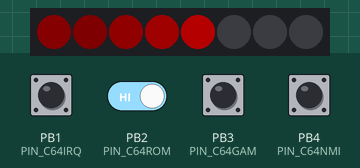
Recording of a sketch running on a simulated ATtiny85, built with avr-gcc and run on an emulated ATtiny85. Parts: 8 RGB LEDs in strip order, left to right. Inputs (shaded band) come from the test bench; at power-on: PB1 (PIN_C64IRQ), PB2 (PIN_C64ROM), PB3 (PIN_C64GAM), PB4 (PIN_C64NMI) HIGH. Dim RGB values are drawn brighter than linear.

Above: at 1.25 s.
1.3 s: PB1 (PIN_C64IRQ) pulled LOW for 0.15 s
At 1.35 s:
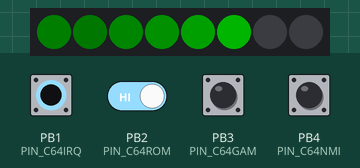
2.0 s: PB1 (PIN_C64IRQ) pulled LOW for 1 s
At 2.05 s:
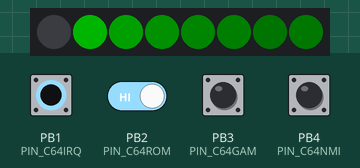
3.6 s: PB1 (PIN_C64IRQ) driven LOW and PB2 (PIN_C64ROM) driven LOW
At 3.65 s:
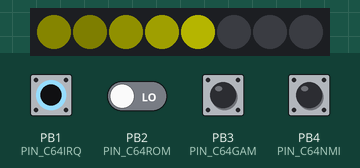
5.4 s: PB3 (PIN_C64GAM) pulled LOW for 0.15 s
At 5.45 s:
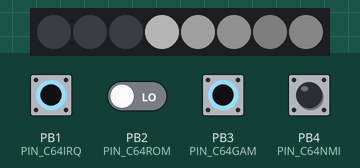
6.1 s: PB1 (PIN_C64IRQ) driven HIGH
At 6.15 s:
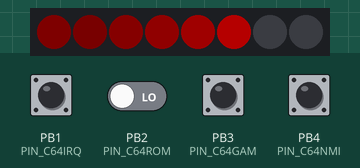
Timing chart, 0 to 8.6 s (numbered marks = the images above; inputs shaded):
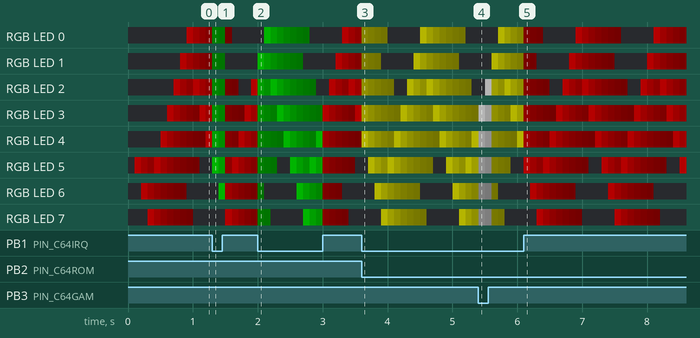

Measured:
- after the input at 1.3 s, the LEDs: change at once (image 1)
- after the input at 2.0 s, the LEDs: change at once (image 2)
- after the input at 3.6 s, the LEDs: change at once (image 3)
- after the input at 5.4 s, the LEDs: change at once (image 4)
- after the input at 6.1 s, the LEDs: change at once (image 5)

The sketch:

TrinketC64Monitor.ino
```cpp
#include <avr/power.h>

#include <Adafruit_NeoPixel.h>
#include <SimpleTimer.h>

#define NUM_PIXELS 8
#define MAX_BRIGHT 128

// Proto board Wiring
// RED      = 5V
// BROWN    = GND

#define PIN_PIXELS 0   // ORANGE = DIN on Neopixels
#define PIN_C64IRQ 1   // WHITE  1A/1Y on 74LS404
#define PIN_C64ROM 2   // YELLOW 2A/2Y on 74LS404
#define PIN_C64GAM 3   // BLUE   3A/3Y on 74LS404
#define PIN_C64NMI 4   // GREEN  4A/4Y on 74LS404

// TODO: PinChangeInterrupts?   https://github.com/NicoHood/PinChangeInterrupt

Adafruit_NeoPixel strip = Adafruit_NeoPixel(NUM_PIXELS, PIN_PIXELS, NEO_GRB + NEO_KHZ800);

// The timer object
SimpleTimer timer;

void setup() {
    // This is for Trinket 5V 16MHz, you can remove these three lines if you are not using a Trinket
#if defined (__AVR_ATtiny85__)
    if (F_CPU == 16000000) clock_prescale_set(clock_div_1);
#endif
    // End of trinket special code

    // Inputs
    pinMode(PIN_C64IRQ, INPUT_PULLUP);
    pinMode(PIN_C64ROM, INPUT_PULLUP);
    pinMode(PIN_C64GAM, INPUT_PULLUP);
    pinMode(PIN_C64NMI, INPUT_PULLUP);

    timer.setInterval(100, Animate);

    strip.begin();
    strip.show(); // Initialize all pixels to 'off'
}

int pixel = 4;
int pixeldir = 1;
float bright[NUM_PIXELS] = { 0 };

byte c64irq = 0;
byte c64rom = 0;
byte c64gam = 0;
byte c64nmi = 0;

void loop()
{
    c64irq = digitalRead(PIN_C64IRQ);
    c64rom = digitalRead(PIN_C64ROM);
    c64gam = digitalRead(PIN_C64GAM);
    c64nmi = digitalRead(PIN_C64NMI);

    timer.run();
}

void Animate()
{
    while (true)
    {
        pixel += pixeldir;

        if ((pixel >= NUM_PIXELS) || (pixel < 0))
        {
            pixeldir = -pixeldir;
            pixel += pixeldir;
            pixel += pixeldir;
            continue;  // to start of while()
        }

        bright[pixel] = 1.0;
        break;
    }

    Fade();
    Refresh();
}

void Fade()
{
    for (int i = 0; i < NUM_PIXELS; i++)
    {
        bright[i] *= 0.5;
    }
}

void Refresh()
{
    for (int i = 0; i < NUM_PIXELS; i++)
    {
        byte rgbval = bright[i] * MAX_BRIGHT;

        if (c64irq == 1)       // IRQ = RED
        {
             strip.setPixelColor(i, rgbval, 0, 0);
        }
        else
        if (c64rom == 1)  // EXROM = GREEN
        {
            strip.setPixelColor(i, 0, rgbval, 0);
        }
        else if (c64gam == 1)  // GAME = YELLOW
        {
            strip.setPixelColor(i, rgbval, rgbval, 0);
        }
        else if (c64nmi == 1)  // NMI = WHITE
        {
            strip.setPixelColor(i, rgbval, rgbval, rgbval);
        }
        else                  // Normal = BLUE
        {
            strip.setPixelColor(i, 0, 0, rgbval);
        }
    }
    strip.show();
}
```
